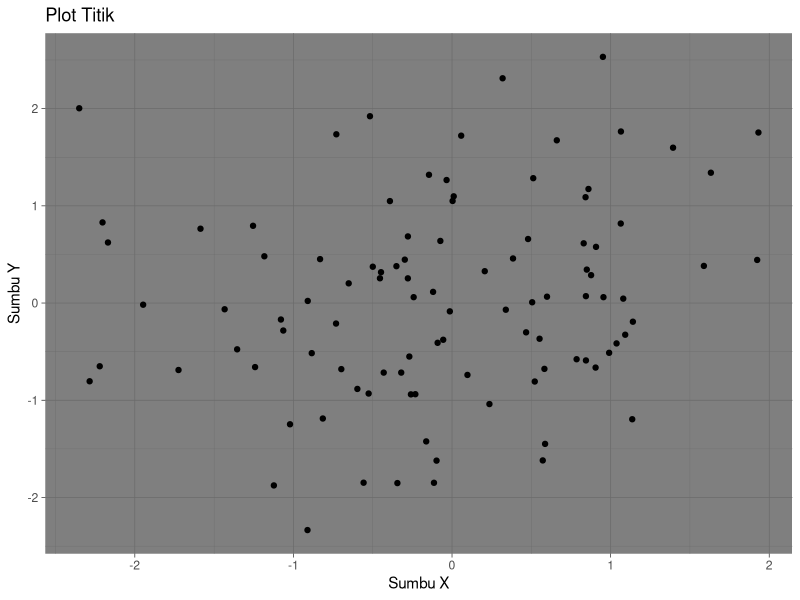
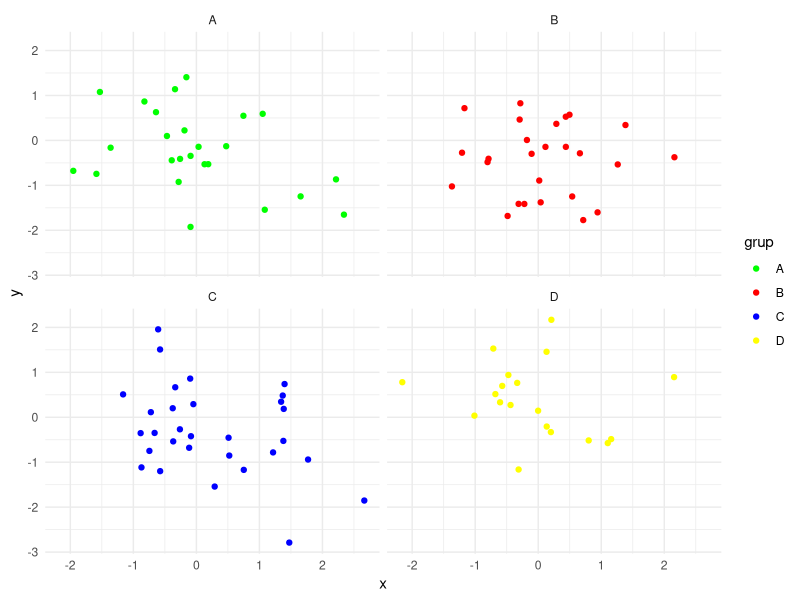
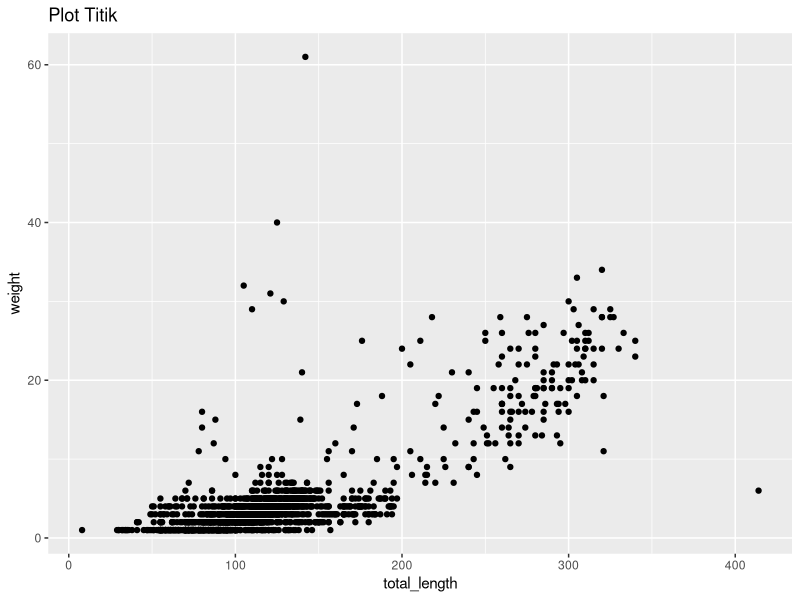
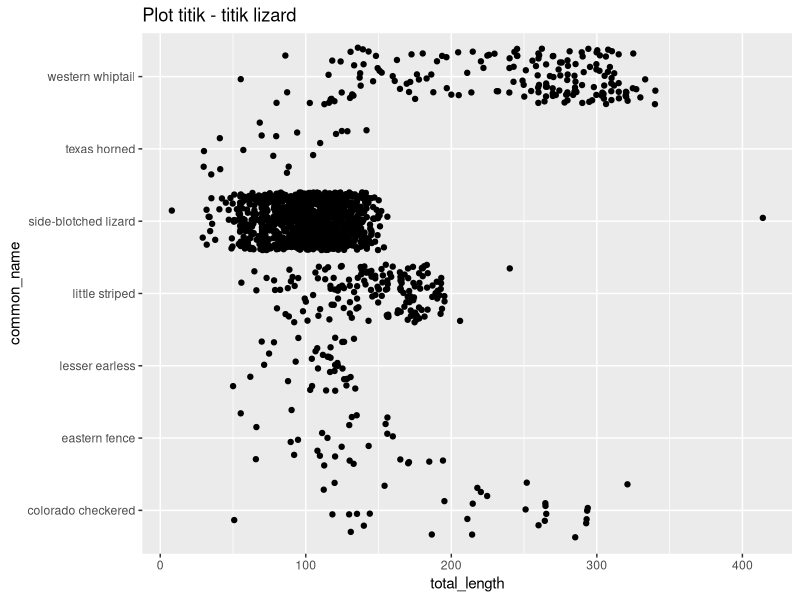
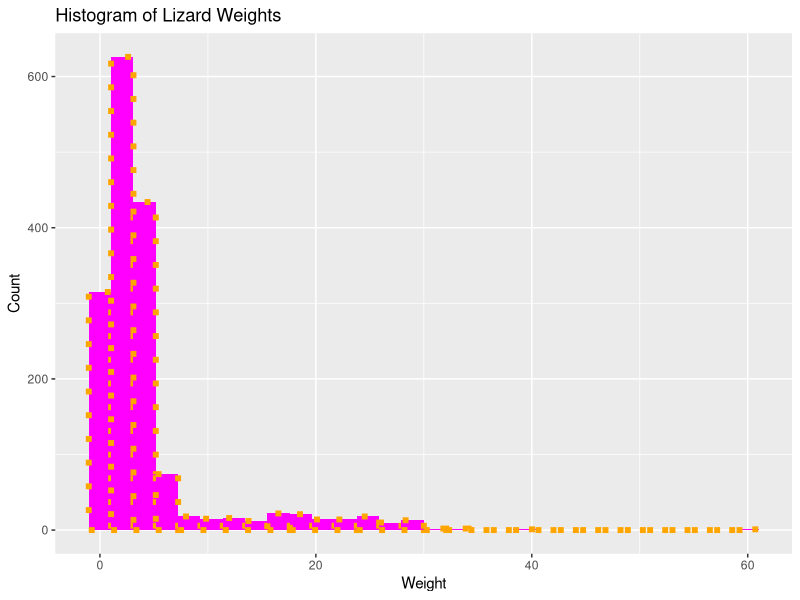
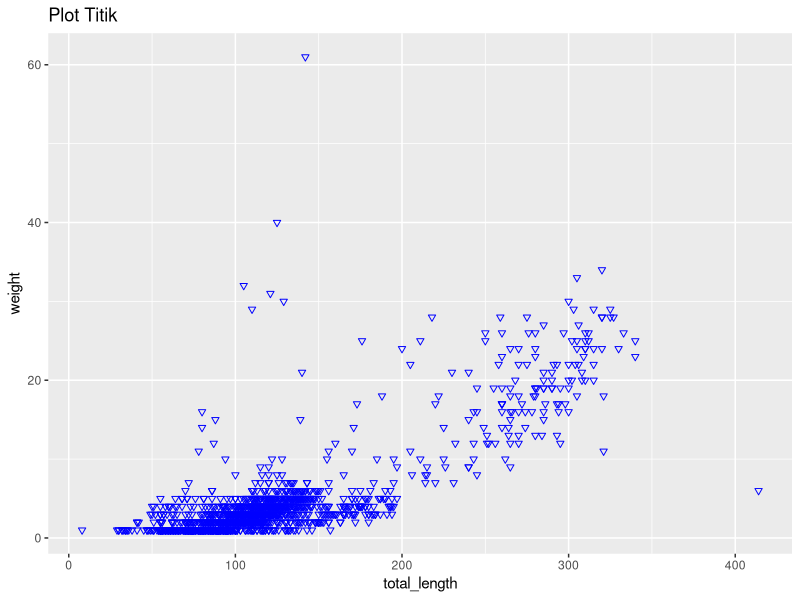
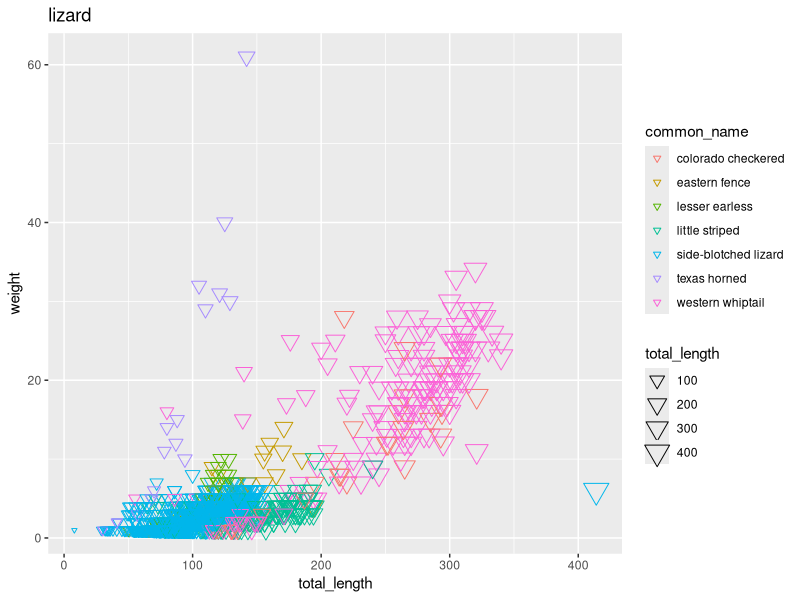

Write R code to recreate these figures, in order.
## ---- chunk 1
knitr::opts_chunk$set(echo = TRUE)
## ---- chunk 2
# memanggil library
library(ggplot2)
# membuat data dengan base R
data <- data.frame(x = rnorm(100), y = rnorm(100))
# membuat scotter plot
ggplot(data, aes(x = x, y = y)) + 
geom_point() + 
labs(title = "Plot Titik", x = "Sumbu X", y = "Sumbu Y") +
theme_dark()
## ---- chunk 3
# membuat data dengan base R
data <- data.frame(x = rnorm(100), y = rnorm(100), grup = sample(c("A","B","C","D"), 100, replace = TRUE))
# membuat scotter plot dengan warna berbeda setiap grupnya
ggplot(data, aes(x = x, y = y, color = grup)) +
  geom_point() +
  facet_wrap(~ grup) +
  scale_color_manual(values = c("A" = "green", "B" = "red", "C" = "blue", "D" = "yellow")) +
  theme_minimal()
## ---- chunk 4
# memanggil library
library(readr)
# membuat nama data dan memanggilnya sesuai nama file
iris_iris <- read_csv("iris - iris.csv")
# melihat data yang telah diberi nama
View(iris_iris)
## ---- chunk 5
library(readr)
lizards <- read_csv("lizards.csv")
View(lizards)
## ---- chunk 6
ggplot(lizards, aes(x = total_length , y = weight)) + 
geom_point() +
labs(title = "Plot Titik", x = "total_length" , y = "weight" )
## ---- chunk 7
ggplot(lizards, aes(x = total_length, y = common_name)) +
geom_jitter() +
  labs(title = "Plot titik - titik lizard",x = "total_length", y = "common_name")
## ---- chunk 8
library(ggplot2)

ggplot(lizards, aes(x = weight)) +
  geom_histogram(colour = "orange", fill = "magenta", linetype = "dotted", size = 2) +
  labs(title = "Histogram of Lizard Weights", x = "Weight", y = "Count")

## ---- chunk 9
ggplot(lizards, aes(x = total_length , y = weight)) + 
geom_point(colour = "blue", shape = 6) +
labs(title = "Plot Titik", x = "total_length" , y = "weight" )
## ---- chunk 10
ggplot(lizards, aes(x = total_length , y = weight)) + 
geom_point(shape = 6, aes(colour = common_name, size = total_length)) +
labs(title = "lizard", x = "total_length" , y = "weight" )
